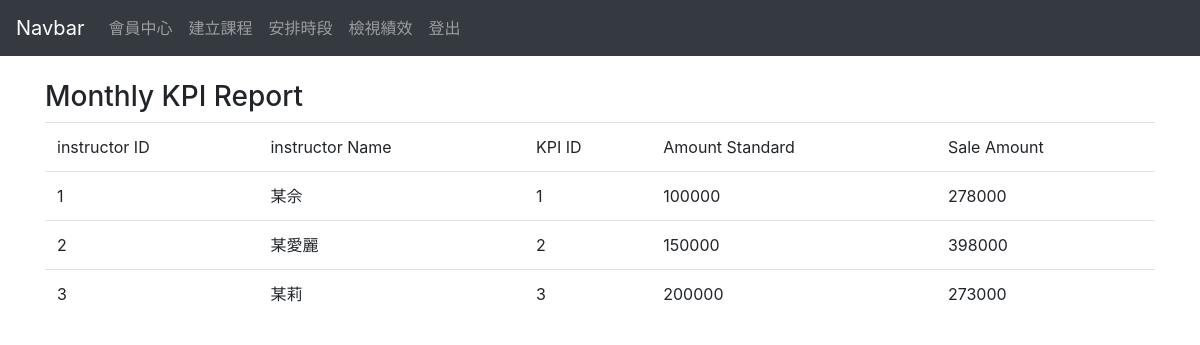
Page /Instructor/MonthlyKPI.php on the committed database.
### tables this page shows
CREATE TABLE `instructor` (
  `I_ID` int(6) NOT NULL,
  `I_Expertise` varchar(200) DEFAULT NULL,
  `I_Name` varchar(30) NOT NULL,
  `I_Email` varchar(100) NOT NULL,
  `I_Address` varchar(120) NOT NULL,
  `I_Age` int(3) NOT NULL,
  `I_Phone` varchar(15) NOT NULL,
  `I_Gender` enum('M','F','Other') NOT NULL,
  `I_Password` varchar(40) NOT NULL,
  `KPI_ID` int(6) NOT NULL
);

### Instructor/MonthlyKPI.php (the view, shortened to what this page needs)
<?php
require_once('database.php');
?>
<!DOCTYPE html>
<html>
<head>
    <link rel="stylesheet" href="https://stackpath.bootstrapcdn.com/bootstrap/4.1.3/css/bootstrap.min.css">
</head>
<body>
	<?php echo file_get_contents('../navbar_I.html'); ?>
<br>
<div class="container">
	<h3>Monthly KPI Report</h3>
</div>
<div class="container">
	<table class="table table-hover" cellpadding="2" cellspacing="2">
		<thead>
			<tr>
				<td>instructor ID</td>
				<td>instructor Name</td>
				<td>KPI ID</td>
				<td>Amount Standard</td>
				<td>Sale Amount</td>
			</tr>
    	</thead>
		<tbody>
		<?php
		$result = mysqli_query($mysqli, "SELECT * FROM `monthly_kpi_report`
			");
		while($query_data = mysqli_fetch_row($result)) {
		  echo "<tr>";
		  echo "<td>",$query_data[0], "</td>",
			   "<td>",$query_data[1], "</td>",
			   "<td>",$query_data[2], "</td>",
			   "<td>",$query_data[3], "</td>",
			   "<td>",$query_data[4], "</td>";
		  echo "</tr>";
		}
		?>
	  	</tbody>
	</table>
</div>
</body>
</html>

### rows in the picture
instructor: I_ID "1", I_Name "某佘", KPI_ID "1", query_data "100000", query_data "278000"
instructor: I_ID "2", I_Name "某愛麗", KPI_ID "2", query_data "150000", query_data "398000"
instructor: I_ID "3", I_Name "某莉", KPI_ID "3", query_data "200000", query_data "273000"

### other values in the picture
file_get_contents('../navbar_I.html') "Navbar 會員中心 建立課程 安排時段 檢視績效 登出"
